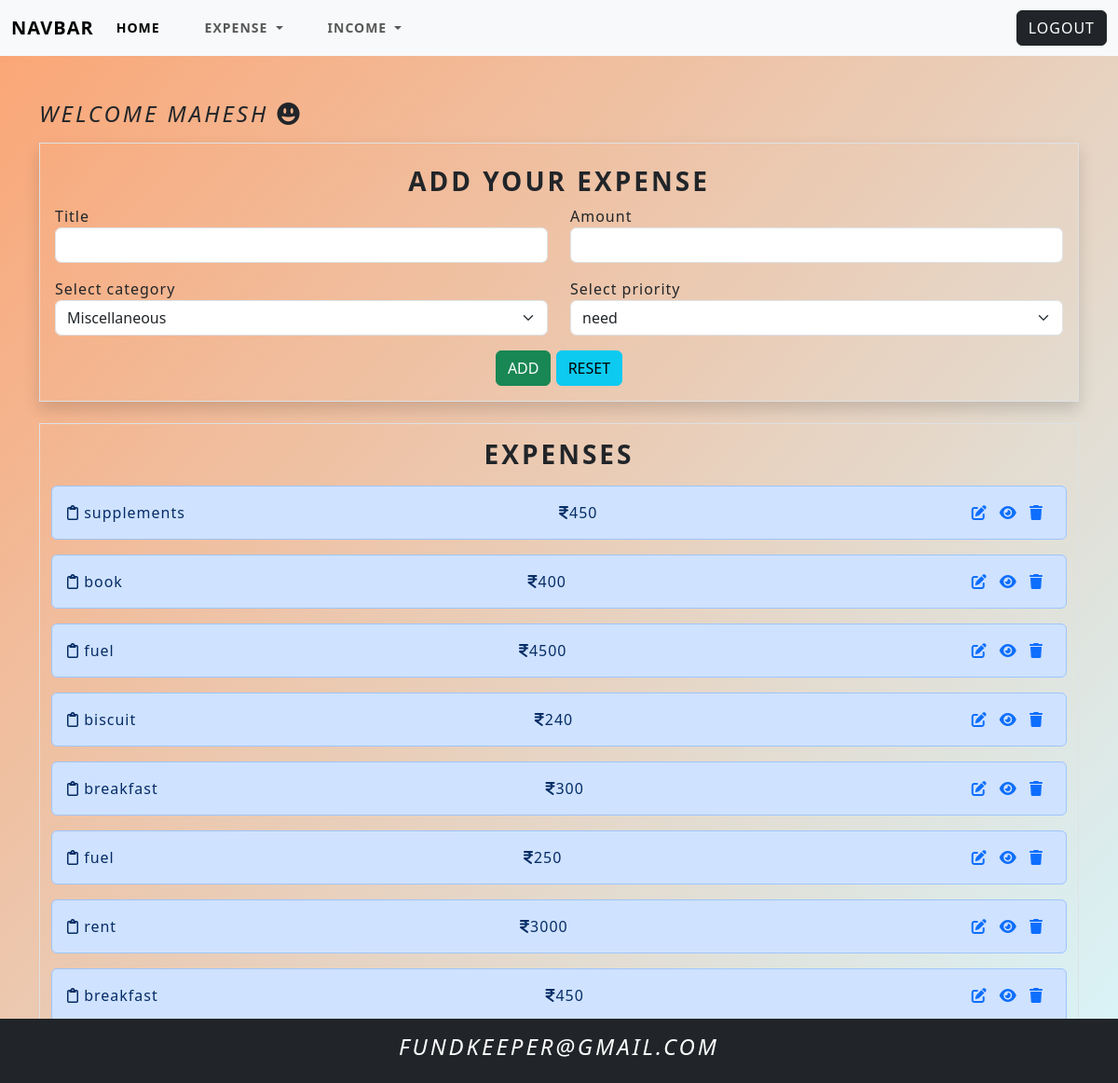
/expense/add/ (signed in), run on the app's committed database.
### budget/models.py (models this page shows, shortened)
class Expense(models.Model):
    title=models.CharField(max_length=200)
    amount=models.PositiveIntegerField()
    expense_categories = (
        ("Housing", "Housing"),
        ("Transportation", "Transportation"),
        ("Food", "Food"),
        ("Health", "Health"),
        ("Entertainment", "Entertainment"),
        ("DebtPayments", "Debt Payments"),
        ("PersonalCare", "Personal Care"),
        ("Education", "Education"),
        ("Savings", "Savings"),
        ("Miscellaneous", "Miscellaneous")
    )
    category=models.CharField(max_length=200,choices=expense_categories,default="Miscellaneous")
    user_object=models.ForeignKey(User,on_delete=models.CASCADE)
    created_date=models.DateTimeField(auto_now_add=True)
    priority_options=(
        ("need","need"),
        ("want","want")
    )
    priority=models.CharField(max_length=200,choices=priority_options,default="need")

### budget/views.py (the view, shortened to what this page needs)
# urls.py: path("expense/add/",views.ExpenseCreateView.as_view(),name="expense-add"),
@method_decorator(signin_required,name="dispatch")
class ExpenseCreateView(View):
    def get(self,request,*args,**kwargs):
        form_instance=ExpenseForm()
        qs=Expense.objects.filter(user_object=request.user).order_by("-created_date")
        return render(request,"expense_add.html",{"form":form_instance,"data":qs})

### budget/forms.py
class ExpenseForm(forms.ModelForm):
    class Meta:
        model=Expense
        exclude=("id","created_date","user_object")
        widgets={
            "title":forms.TextInput(attrs={"class":"form-control"}),
            "amount":forms.NumberInput(attrs={"class":"form-control"}),
            "category":forms.Select(attrs={"class":"form-control form-select"}),
            "priority":forms.Select(attrs={"class":"form-control form-select"}),
        }

### budget/templates/expense_add.html (shortened to what this page needs)
{%extends 'base.html'%}
{%block main_block%}
<div class="container mt-5">
    <h4 class="mb-3"><i>Welcome {{request.user|upper}}</i> <i class="fa-solid fa-face-grin-wide fa-bounce"></i></h4>
    <div class="container-fluid border p-3 shadow mb-4" data-aos="zoom-out-up" data-aos-easing="ease-out-cubic"
        data-aos-duration="2000">
        <h3 class="text-center fw-bold my-2">Add Your Expense</h3>
        <form action="" method="post">
            <div class="mb-3">
                <div class="row">
                    <div class="col-6">
                        <label for="">Title</label>
                        {{form.title}}
                    </div>
                    <div class="col-6">
                        <label for="">Amount</label>
                        {{form.amount}}
                    </div>
                </div>
            </div>
            <div class="mb-3">
                <div class="row">
                    <div class="col-6">
                        <label for="">Select category</label>
                        {{form.category}}
                    </div>
                    <div class="col-6">
                        <label for="">Select priority</label>
                        {{form.priority}}
                    </div>
                </div>
            </div>
            <div class="d-flex justify-content-center mt-3">
                <div>
                    <button type="submit" class="btn btn-success">Add</button>
                    <button type="reset" class="btn btn-info">Reset</button>
                </div>
            </div>
        </form>
    </div>
    <div class="container-fluid border mb-5">
        <h3 class="text-center fw-bold my-3">Expenses</h3>
        {%for e in data%}
        <div class="alert alert-primary d-flex justify-content-between" role="alert" data-aos="fade-down"
            data-aos-easing="linear" data-aos-duration="1000">
            <div> <i class="fa-regular fa-clipboard"></i> {{e.title}}</div>
            <div> <i class="fa-solid fa-indian-rupee-sign"></i>{{e.amount}}</div>
            <div>
                <a href="{%url 'expense-update' e.id%}" class="me-2"><i class="fa-solid fa-pen-to-square"> </i></a>
                <a href="{%url 'expense-detail' e.id%}" class="me-2"><i class="fa-solid fa-eye"></i></a>
                <a href="{%url 'expense-delete' e.id%}" class="me-2"><i class="fa-solid fa-trash"></i></a>
            </div>
        </div>
        {%endfor%}
    </div>
</div>
{%endblock%}

### budget/templates/expense_add.html (style rules this page uses)
body { background: linear-gradient(132deg, rgb(251, 165, 116) 0.00%, rgb(216, 245, 251) 100.00%); }

### data on the page
Expense: title "supplements", amount "450"
Expense: title "book", amount "400"
Expense: title "fuel", amount "4500"
Expense: title "biscuit", amount "240"
Expense: title "breakfast", amount "300"
Expense: title "fuel", amount "250"
Expense: title "rent", amount "3000"
Expense: title "breakfast", amount "450"

### other printed values
{{ request.user|upper }} "MAHESH"
